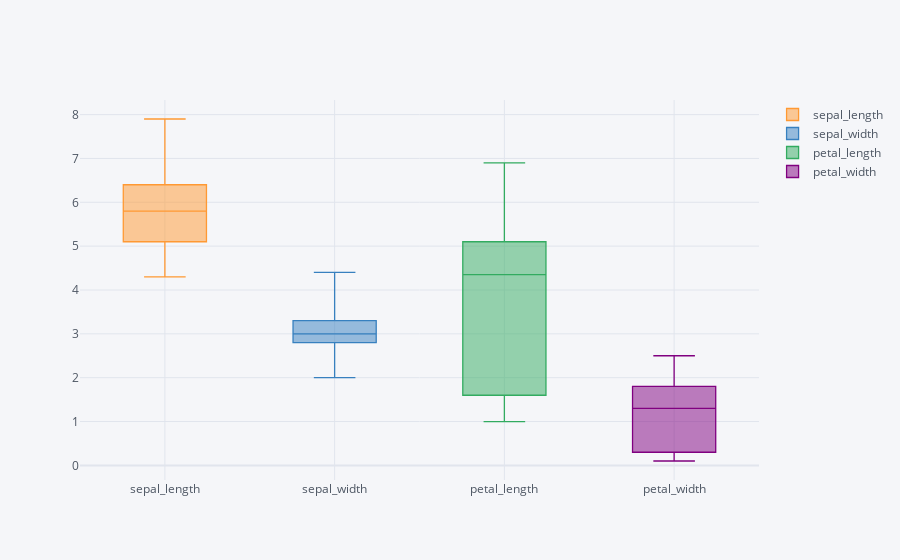

The cell this chart's notebook holds for it:
### Markdown cell above
## Box plot

### Code cell
iris[['sepal_length','sepal_width','petal_length','petal_width']].iplot(kind='box')

### Figure 1 — Plotly figure (JSON) as saved in the notebook; plotly's stock layout.template omitted (floating-point values rounded to 4 significant figures; data arrays with more than 128 entries replaced by an {"elided": "..."} marker saying what was removed)
{"data": [{"boxpoints": false, "line": {"width": 1.3}, "marker": {"color": "rgba(255, 153, 51, 1.0)"}, "name": "sepal_length", "orientation": "v", "type": "box", "y": {"elided": "150 float values"}}, {"boxpoints": false, "line": {"width": 1.3}, "marker": {"color": "rgba(55, 128, 191, 1.0)"}, "name": "sepal_width", "orientation": "v", "type": "box", "y": {"elided": "150 float values"}}, {"boxpoints": false, "line": {"width": 1.3}, "marker": {"color": "rgba(50, 171, 96, 1.0)"}, "name": "petal_length", "orientation": "v", "type": "box", "y": {"elided": "150 float values"}}, {"boxpoints": false, "line": {"width": 1.3}, "marker": {"color": "rgba(128, 0, 128, 1.0)"}, "name": "petal_width", "orientation": "v", "type": "box", "y": {"elided": "150 float values"}}], "layout": {"legend": {"bgcolor": "#F5F6F9", "font": {"color": "#4D5663"}}, "paper_bgcolor": "#F5F6F9", "plot_bgcolor": "#F5F6F9", "title": {"font": {"color": "#4D5663"}}, "xaxis": {"gridcolor": "#E1E5ED", "showgrid": true, "tickfont": {"color": "#4D5663"}, "title": {"font": {"color": "#4D5663"}, "text": ""}, "zerolinecolor": "#E1E5ED"}, "yaxis": {"gridcolor": "#E1E5ED", "showgrid": true, "tickfont": {"color": "#4D5663"}, "title": {"font": {"color": "#4D5663"}, "text": ""}, "zerolinecolor": "#E1E5ED"}}}
